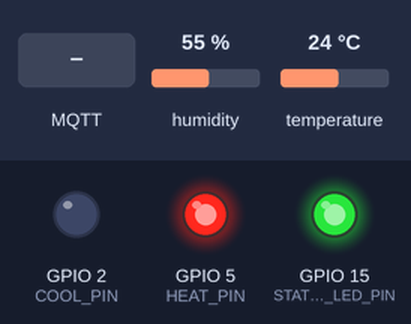
The program below on a simulated ESP32. Parts: output pins drawn as LEDs (lit = HIGH). Inputs (shaded band) come from the test bench; at power-on: temperature 24 °C, humidity 55 %. WiFi joins after 1.5 s; servers stay silent unless stated; no MQTT or app messages arrive unless stated; what the program prints to the serial monitor is not drawn.

Above: at 3.2 s.
3.3 s: temperature set to 25.7 °C
At 7.2 s:
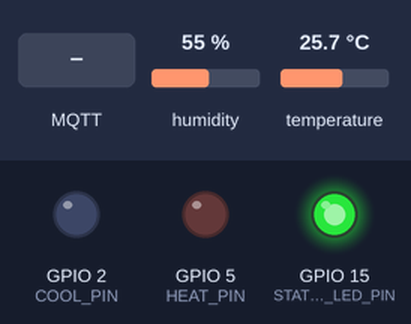
7.5 s: MQTT message "COOL" arrives on the first subscribed topic
At 8.3 s:
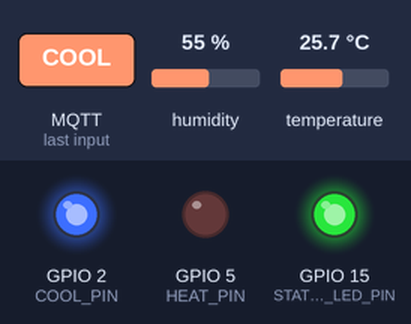
9.0 s: MQTT message "HEAT" arrives on the first subscribed topic
At 9.4 s:
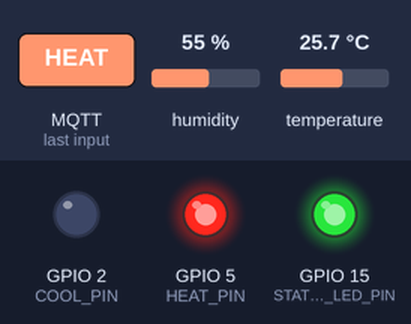
10.5 s: MQTT message "OFF" arrives on the first subscribed topic
At 11.8 s:
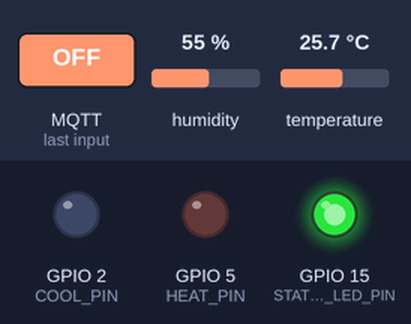
Timing chart, 0 to 13.0 s (numbered marks = the images above; inputs shaded):
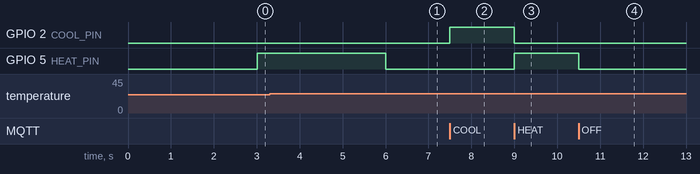

The program:

main.cpp
```cpp
/*
  Smart HVAC Control System with MQTT/Node-RED Integration
  ESP32 + DHT22 + MQTT + Node-RED Dashboard

  3-state logic:
  - COOL  : AC ON, Heater OFF
  - HEAT  : Heater ON, AC OFF
  - IDLE  : Both OFF

  Modes:
  - AUTO   : Temperature compared to setpoint (FPGA-like FSM)
  - MANUAL : Commands from MQTT (COOL / HEAT / OFF)
*/

#include <Arduino.h>
#include "DHT.h"
#include <WiFi.h>
#include <PubSubClient.h>

// ---------- WiFi ----------
const char* ssid     = "Wokwi-GUEST";
const char* password = "";

// ---------- MQTT ----------
const char* mqtt_broker    = "test.mosquitto.org";
const int   mqtt_port      = 1883;
const char* mqtt_client_id = "ESP32_SmartHVAC_001";

const char* topic_temperature = "smarthvac/temperature";
const char* topic_humidity    = "smarthvac/humidity";
const char* topic_setpoint    = "smarthvac/setpoint";
const char* topic_mode        = "smarthvac/mode";      // AUTO / MANUAL
const char* topic_action      = "smarthvac/action";    // COOL / HEAT / IDLE
const char* topic_power       = "smarthvac/power";     // ON / OFF
const char* topic_command     = "smarthvac/command";   // COOL / HEAT / OFF / AUTO

// ---------- Pins ----------
#define DHTPIN          4
#define DHTTYPE         DHT22
#define COOL_PIN        2     // Relay/LED for AC (cooling)
#define HEAT_PIN        5     // Relay/LED for Heater
#define STATUS_LED_PIN  15    // System OK indicator

// ---------- System Parameters ----------
float SETPOINT         = 26.0;         // Target temperature (°C)
const float HYSTERESIS = 0.7;          // Hysteresis band (°C)
const unsigned long READ_INTERVAL  = 3000;  // Sensor read
const unsigned long MQTT_INTERVAL  = 2000;  // Publish interval

// ---------- Objects ----------
DHT dht(DHTPIN, DHTTYPE);
WiFiClient espClient;
PubSubClient mqtt(espClient);

// ---------- State ----------
unsigned long lastReadTime = 0;
unsigned long lastMqttTime = 0;

float currentTemp = 0.0;
float currentHum  = 0.0;

bool manualOverride = false;      // false=AUTO, true=MANUAL

enum HvacAction {
  ACTION_IDLE = 0,
  ACTION_COOL,
  ACTION_HEAT
};

HvacAction currentAction = ACTION_IDLE;

// ---------- Function Prototypes ----------
void setupWiFi();
void reconnectMQTT();
void mqttCallback(char* topic, byte* payload, unsigned int length);
void applyAction(HvacAction action);
void publishAll();
void fpgaLikeLogic(float temperature);

// =====================================================

void setup() {
  Serial.begin(115200);
  delay(500);

  dht.begin();

  pinMode(COOL_PIN, OUTPUT);
  pinMode(HEAT_PIN, OUTPUT);
  pinMode(STATUS_LED_PIN, OUTPUT);

  digitalWrite(COOL_PIN, LOW);
  digitalWrite(HEAT_PIN, LOW);
  digitalWrite(STATUS_LED_PIN, LOW);

  Serial.println();
  Serial.println("╔══════════════════════════════════════════════════╗");
  Serial.println("║   Smart HVAC (AC + Heater) with MQTT / Node-RED  ║");
  Serial.println("║   ESP32 + DHT22 + 3-State FPGA Logic Simulation  ║");
  Serial.println("╚══════════════════════════════════════════════════╝");
  Serial.println();

  setupWiFi();

  mqtt.setServer(mqtt_broker, mqtt_port);
  mqtt.setCallback(mqttCallback);

  Serial.println("\n--- System Ready ---\n");
  digitalWrite(STATUS_LED_PIN, HIGH);
}

void loop() {
  unsigned long now = millis();

  // MQTT connection
  if (!mqtt.connected()) {
    reconnectMQTT();
  }
  mqtt.loop();

  // Read sensor
  if (now - lastReadTime >= READ_INTERVAL) {
    lastReadTime = now;

    float t = dht.readTemperature();
    float h = dht.readHumidity();

    if (isnan(t) || isnan(h)) {
      Serial.println("⚠ ERROR: Sensor read failed!");
      return;
    }

    currentTemp = t;
    currentHum  = h;

    // Automatic control (FPGA-like logic)
    if (!manualOverride) {
      fpgaLikeLogic(currentTemp);
    }

    // ---- Terminal Output ----
    Serial.println("┌───────────────────────────────────────────────┐");
    Serial.print  ("│ Temperature: "); Serial.print(currentTemp, 1); Serial.println(" °C                 │");
    Serial.print  ("│ Humidity   : "); Serial.print(currentHum, 1);  Serial.println(" %                  │");
    Serial.print  ("│ Setpoint   : "); Serial.print(SETPOINT, 1);    Serial.println(" °C                 │");
    Serial.print  ("│ Mode       : "); Serial.print(manualOverride ? "MANUAL" : "AUTO  ");
    Serial.println("                        │");

    Serial.print("│ Action     : ");
    if (currentAction == ACTION_COOL)      Serial.print("COOLING");
    else if (currentAction == ACTION_HEAT) Serial.print("HEATING");
    else                                   Serial.print("IDLE   ");
    Serial.println("                        │");

    Serial.print("│ Power      : ");
    if (currentAction == ACTION_IDLE)      Serial.print("OFF");
    else                                   Serial.print("ON ");
    Serial.println("                           │");
    Serial.println("└───────────────────────────────────────────────┘\n");
  }

  // Publish MQTT
  if (now - lastMqttTime >= MQTT_INTERVAL) {
    lastMqttTime = now;
    publishAll();
  }
}

// =====================================================
// WiFi + MQTT
// =====================================================

void setupWiFi() {
  Serial.print("Connecting to WiFi");
  WiFi.begin(ssid, password);

  int attempts = 0;
  while (WiFi.status() != WL_CONNECTED && attempts < 20) {
    delay(500);
    Serial.print(".");
    attempts++;
  }

  if (WiFi.status() == WL_CONNECTED) {
    Serial.println("\n✓ WiFi Connected!");
    Serial.print("IP Address: ");
    Serial.println(WiFi.localIP());
  } else {
    Serial.println("\n✗ WiFi Connection Failed (continuing offline)!");
  }
}

void reconnectMQTT() {
  while (!mqtt.connected()) {
    Serial.print("Connecting to MQTT broker... ");

    if (mqtt.connect(mqtt_client_id)) {
      Serial.println("connected!");

      mqtt.subscribe(topic_command);
      mqtt.subscribe(topic_setpoint);

      mqtt.publish(topic_mode, manualOverride ? "MANUAL" : "AUTO");
      publishAll();   // Send initial data
    } else {
      Serial.print("failed, rc=");
      Serial.print(mqtt.state());
      Serial.println(" retry in 5 seconds...");
      delay(5000);
    }
  }
}

// =====================================================
// MQTT Callback
// =====================================================

void mqttCallback(char* topic, byte* payload, unsigned int length) {
  String t = String(topic);
  String msg = "";

  for (unsigned int i = 0; i < length; i++) {
    msg += (char)payload[i];
  }

  Serial.print("📩 MQTT [");
  Serial.print(t);
  Serial.print("] = ");
  Serial.println(msg);

  if (t == topic_command) {
    msg.trim();
    msg.toUpperCase();

    if (msg == "COOL") {
      manualOverride = true;
      applyAction(ACTION_COOL);
      mqtt.publish(topic_mode, "MANUAL");
      Serial.println(">>> MANUAL: COOL requested");

    } else if (msg == "HEAT") {
      manualOverride = true;
      applyAction(ACTION_HEAT);
      mqtt.publish(topic_mode, "MANUAL");
      Serial.println(">>> MANUAL: HEAT requested");

    } else if (msg == "OFF") {
      manualOverride = true;
      applyAction(ACTION_IDLE);
      mqtt.publish(topic_mode, "MANUAL");
      Serial.println(">>> MANUAL: OFF requested");

    } else if (msg == "AUTO") {
      manualOverride = false;
      mqtt.publish(topic_mode, "AUTO");
      Serial.println(">>> AUTO mode resumed");
      fpgaLikeLogic(currentTemp);
    }
  }

  if (t == topic_setpoint) {
    float newSp = msg.toFloat();
    if (newSp > 10 && newSp < 40) {
      SETPOINT = newSp;
      Serial.print(">>> Setpoint updated to: ");
      Serial.print(SETPOINT, 1);
      Serial.println(" °C");
      if (!manualOverride) {
        fpgaLikeLogic(currentTemp);
      }
    } else {
      Serial.println("✗ Ignored invalid setpoint");
    }
  }
}

// =====================================================
// FPGA-like 3-state HVAC Logic (AUTO mode)
// =====================================================

void fpgaLikeLogic(float temperature) {
  HvacAction next = ACTION_IDLE;

  // Temperature above setpoint -> COOL
  if (temperature > SETPOINT + HYSTERESIS) {
    next = ACTION_COOL;
  }
  // Temperature below setpoint -> HEAT
  else if (temperature < SETPOINT - HYSTERESIS) {
    next = ACTION_HEAT;
  }
  // Otherwise, temperature within comfort band -> IDLE
  else {
    next = ACTION_IDLE;
  }

  if (next != currentAction) {
    applyAction(next);
    Serial.print("🔧 AUTO: T="); Serial.print(temperature);
    Serial.print(" SP="); Serial.print(SETPOINT);
    Serial.print(" → ");
    if (next == ACTION_COOL)  Serial.println("COOL");
    if (next == ACTION_HEAT)  Serial.println("HEAT");
    if (next == ACTION_IDLE)  Serial.println("IDLE");
  }
}


// =====================================================
// Relay / LED + MQTT Status
// =====================================================

void applyAction(HvacAction action) {
  currentAction = action;

  bool coolOn = (action == ACTION_COOL);
  bool heatOn = (action == ACTION_HEAT);

  digitalWrite(COOL_PIN, coolOn ? HIGH : LOW);
  digitalWrite(HEAT_PIN, heatOn ? HIGH : LOW);

  // Action topic
  if (action == ACTION_COOL)      mqtt.publish(topic_action, "COOL",  true);
  else if (action == ACTION_HEAT) mqtt.publish(topic_action, "HEAT",  true);
  else                            mqtt.publish(topic_action, "IDLE",  true);

  // Power topic (ON if any relay is active)
  if (coolOn || heatOn) mqtt.publish(topic_power, "ON",  true);
  else                  mqtt.publish(topic_power, "OFF", true);
}

// Publish all sensor & status data
void publishAll() {
  if (!mqtt.connected()) return;

  char buf[16];

  dtostrf(currentTemp, 5, 1, buf);
  mqtt.publish(topic_temperature, buf);

  dtostrf(currentHum, 5, 1, buf);
  mqtt.publish(topic_humidity, buf);

  dtostrf(SETPOINT, 5, 1, buf);
  mqtt.publish(topic_setpoint, buf, true);

  mqtt.publish(topic_mode, manualOverride ? "MANUAL" : "AUTO", true);

  if (currentAction == ACTION_COOL)      mqtt.publish(topic_action, "COOL", true);
  else if (currentAction == ACTION_HEAT) mqtt.publish(topic_action, "HEAT", true);
  else                                   mqtt.publish(topic_action, "IDLE", true);

  if (currentAction == ACTION_IDLE) mqtt.publish(topic_power, "OFF", true);
  else                              mqtt.publish(topic_power, "ON",  true);

  Serial.println("📤 MQTT: All data published");
}
```

Measured:
- the behaviour switches between 25.2 and 25.3 °C on temperature (found by bisection; images 0 and 1)
- after the input at 3.3 s, GPIO 5 (HEAT_PIN): HIGH → LOW after 2.7 s
- after the input at 7.5 s, GPIO 2 (COOL_PIN): LOW → HIGH at once
- after the input at 9.0 s, GPIO 2 (COOL_PIN): HIGH → LOW at once; GPIO 5 (HEAT_PIN): LOW → HIGH at once
- after the input at 10.5 s, GPIO 5 (HEAT_PIN): HIGH → LOW at once
